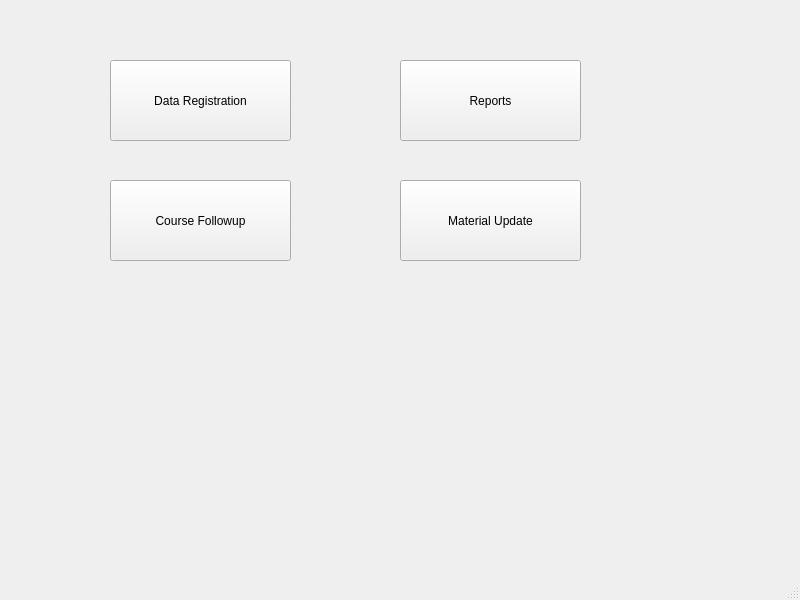
<?xml version="1.0" encoding="UTF-8"?>
<ui version="4.0">
 <class>MainWindow</class>
 <widget class="QMainWindow" name="MainWindow">
  <property name="geometry">
   <rect>
    <x>0</x>
    <y>0</y>
    <width>800</width>
    <height>600</height>
   </rect>
  </property>
  <property name="sizePolicy">
   <sizepolicy hsizetype="Fixed" vsizetype="Fixed">
    <horstretch>0</horstretch>
    <verstretch>0</verstretch>
   </sizepolicy>
  </property>
  <property name="minimumSize">
   <size>
    <width>800</width>
    <height>600</height>
   </size>
  </property>
  <property name="maximumSize">
   <size>
    <width>800</width>
    <height>600</height>
   </size>
  </property>
  <property name="windowTitle">
   <string>MainWindow</string>
  </property>
  <widget class="QWidget" name="centralwidget">
   <widget class="QPushButton" name="pb_datareg">
    <property name="geometry">
     <rect>
      <x>110</x>
      <y>60</y>
      <width>181</width>
      <height>81</height>
     </rect>
    </property>
    <property name="text">
     <string>Data Registration</string>
    </property>
   </widget>
   <widget class="QPushButton" name="pb_reports">
    <property name="geometry">
     <rect>
      <x>400</x>
      <y>60</y>
      <width>181</width>
      <height>81</height>
     </rect>
    </property>
    <property name="text">
     <string>Reports</string>
    </property>
   </widget>
   <widget class="QPushButton" name="pb_course">
    <property name="geometry">
     <rect>
      <x>110</x>
      <y>180</y>
      <width>181</width>
      <height>81</height>
     </rect>
    </property>
    <property name="text">
     <string>Course Followup</string>
    </property>
   </widget>
   <widget class="QPushButton" name="pb_material">
    <property name="geometry">
     <rect>
      <x>400</x>
      <y>180</y>
      <width>181</width>
      <height>81</height>
     </rect>
    </property>
    <property name="text">
     <string>Material Update</string>
    </property>
   </widget>
  </widget>
  <widget class="QMenuBar" name="menubar">
   <property name="geometry">
    <rect>
     <x>0</x>
     <y>0</y>
     <width>800</width>
     <height>21</height>
    </rect>
   </property>
  </widget>
  <widget class="QStatusBar" name="statusbar"/>
 </widget>
 <resources/>
 <connections/>
</ui>
